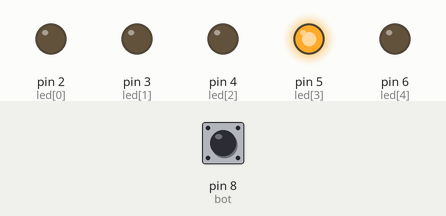
Recording of a sketch running on a simulated Arduino Uno, built with avr-gcc and run on an emulated ATmega328P. On the bench: output pins drawn as LEDs (lit = HIGH). Inputs (shaded band) come from the test bench; at power-on: pin 8 (bot) LOW.

Above: at 1.2 s.
1.3 s: pin 8 (bot) pulled HIGH for 3.2 s
At 2.8 s:
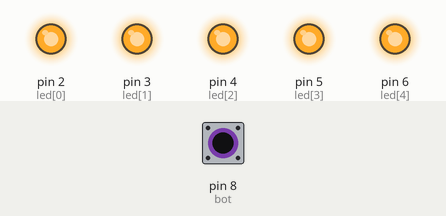
At 3.6 s:
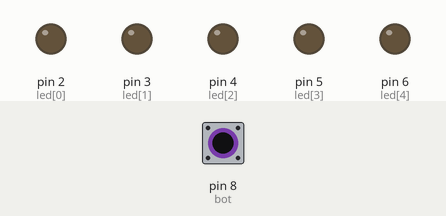
Timing chart, 0 to 12.0 s (numbered marks = the images above; inputs shaded):
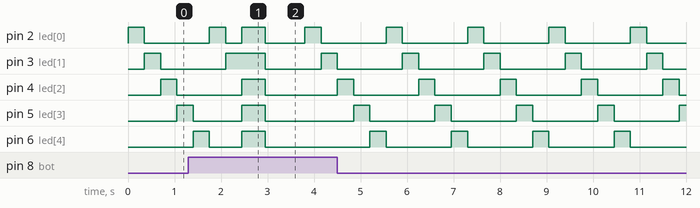

The sketch:

LED_s_And_Button_Small.ino
```cpp
int led[5]={2,3,4,5,6};
//declara um vetor de inteiros como led
//o vetor tem 5 posições sendo essas os pinos 2,3,4,5,6
//que correspondem no vetor as posiçoes
//0:2, 1:3, 2:4, 3:5, 4:6
int i,j;//declara as variaveis i e j como inteiras
int bot= 8;//declara o pino 8 como bot
void setup()//função de declaração
{
  for(i=0;i<5;i++)//inicia um repetição de i=0 a i menor que 5
  pinMode(led[i], OUTPUT);//declara o vetor led na posição i
  //como saida
  pinMode(bot,INPUT);//declara bot como entrada
}

void loop()//função de repetição
{
  for(i=0;i<5;i++){//repetição de i=0 ate i menor que 5
    digitalWrite(led[i],HIGH);//envia carga a led na posição i
    for(j=0;j<7;j++){//repetição de j=0 ate menor que 7
      if(i==2 & digitalRead(bot)==1){
        //caso i=2 e a leitura de bot seja 1 faz
        for(i=0;i<5;i++)//repetição de i=0 ate i menor que 5
          digitalWrite(led[i],HIGH);
        //envia carga a led na posição i
        delay(500);//pausa o programa por 500 milisegundos
        for(i=0;i<5;i++)//repetição de i=0 ate i menor que 5
          digitalWrite(led[i],LOW);
        //retira carga a led na posição i
        delay(500);//pausa o programa por 500 milisegundos
      }
      delay(50);//pausa o programa por 50 milisegundos
    }
    digitalWrite(led[i],LOW);//retira carga a led na posição i
  }
}
```

Measured:
- by itself, pin 4 (led[2]): repeats every 1.9 s: LOW 1.6 s, HIGH 0.35 s
